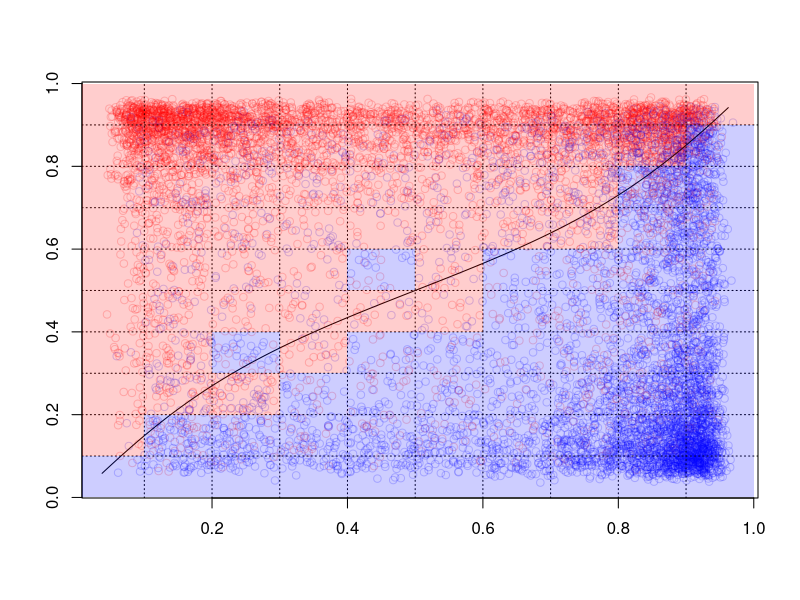

Generate this figure with R:
# Params
n <- 5000
n_test <- 10000

## Generate training data
x1 <- matrix(2*rnorm(n*2), n, 2) + rep(c(-2, 1), each=n)
x2 <- matrix(2*rnorm(n*2), n, 2) + rep(c(2, 1), each=n)
# Rotate
rot <- matrix(c(cos(1), sin(1), -sin(1), cos(1)), 2, 2)
x1 <- x1 %*% rot
x2 <- x2 %*% rot
# Nonlinear mapping
x1 <- atan(x1) / pi + 0.5
x2 <- atan(x2) / pi + 0.5

## Generate test data (used to estimate test error)
x1_test <- matrix(2*rnorm(n_test*2), n_test, 2) + rep(c(-2, 1), each=n_test)
x2_test <- matrix(2*rnorm(n_test*2), n_test, 2) + rep(c(2, 1), each=n_test)
# Rotate
rot <- matrix(c(cos(1), sin(1), -sin(1), cos(1)), 2, 2)
x1_test <- x1_test %*% rot
x2_test <- x2_test %*% rot
# Nonlinear mapping
x1_test <- atan(x1_test) / pi + 0.5
x2_test <- atan(x2_test) / pi + 0.5

# Plotting Bayes classifier
N <- 10^4
Bayes <- matrix(c(rep(0, N), seq(from=-10, to=10, length.out=N)), N, 2)
Bayes <- Bayes %*% rot
Bayes <- atan(Bayes) / pi + 0.5

# Create colours for plotting
alpha <- 50
t_red <- rgb(255, 0, 0, alpha, maxColorValue = 255)
t_blue <- rgb(0, 0, 255, alpha, maxColorValue = 255)
col_vec <- c(t_red, t_blue)

###############################

# Plot
plot(rbind(x1, x2), col=rep(c(t_red, t_blue), each=n), xlab="", ylab="")
lines(Bayes)

m <- 10

###############################
# Grid plotting
for (r in 1:(m-1)) {
  abline(v=r/m, lty=3)
  abline(h=r/m, lty=3)
}

## Add histogram classifier

test_err <- 0
train_err <- 0
for (r in 0:(m-1)) {
  for (s in 0:(m-1)) {
    class1_count <- sum((r/m <= x1[, 1]) * (x1[, 1] < (r+1)/m) * (s/m <= x1[, 2]) * (x1[, 2] < (s+1)/m))
    class2_count <- sum((r/m <= x2[, 1]) * (x2[, 1] < (r+1)/m) * (s/m <= x2[, 2]) * (x2[, 2] < (s+1)/m))
    train_err <- train_err + min(class1_count, class2_count)
    
    Y_bar <- (class2_count > class1_count) + 1 # so that it is in {1,2}
    rect(r/m, s/m, (r+1)/m, (s+1)/m, col=col_vec[Y_bar], border=NA)
    
    # compute test error
    class1_count <- sum((r/m <= x1_test[, 1]) * (x1_test[, 1] < (r+1)/m) * (s/m <= x1_test[, 2]) * (x1_test[, 2] < (s+1)/m))
    class2_count <- sum((r/m <= x2_test[, 1]) * (x2_test[, 1] < (r+1)/m) * (s/m <= x2_test[, 2]) * (x2_test[, 2] < (s+1)/m))
    test_err <- test_err + c(class1_count, class2_count)[3L-Y_bar]
  }
}

train_err <- train_err / (2*n)
test_err <- test_err / (2*n_test)
print(paste("Training error:", train_err))
print(paste("Test error:", test_err))
